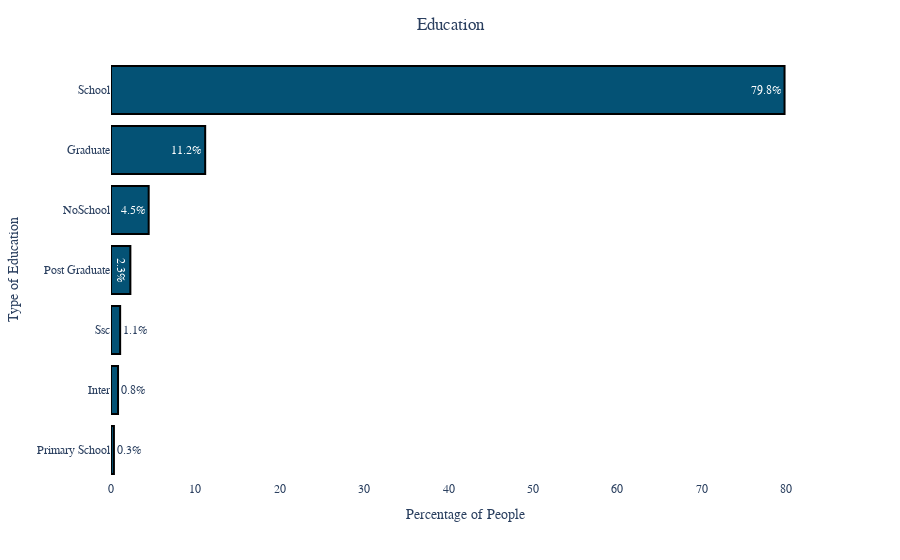

Source (notebook cell):
### Code cell
postPat = re.compile(r'^post.*', flags = re.IGNORECASE)
projectedDataFrame['education'] = projectedDataFrame['education'].str.replace(postPat, 'Post Graduate', regex=True)

educationHist= px.histogram(data_frame= projectedDataFrame,
            y= projectedDataFrame['education'].value_counts().index,
            x= projectedDataFrame['education'].value_counts(),
            text_auto= '.1f',
            labels= {'y': 'Type of Education', 'x': 'People'},
            color_discrete_sequence= colorScheme,
            histnorm= 'percent',
            # height= 540,
            # width= 960)
            )

educationHist.for_each_trace(lambda t: t.update(texttemplate = t.texttemplate + '%'))
educationHist.update_traces(textposition= 'auto', orientation= 'h', marker = {'line': {'width': 2, 'color': 'black'}})
educationHist.update_layout(font= fontStyle, title= 'Education',title_x= 0.5, yaxis= {'categoryorder': 'total ascending'},
                  plot_bgcolor= 'white',
                  yaxis_title= 'Type of Education', xaxis_title= 'Percentage of People')
educationHist.show()

### Figure 1 — Plotly figure (JSON) as saved in the notebook; plotly's stock layout.template omitted (floating-point values rounded to 4 significant figures)
{"data": [{"alignmentgroup": "True", "bingroup": "y", "histfunc": "sum", "histnorm": "percent", "hovertemplate": "percent of sum of People=%{x}<br>Type of Education=%{y}<extra></extra>", "legendgroup": "", "marker": {"color": "rgb(4, 82, 117)", "line": {"color": "black", "width": 2}, "pattern": {"shape": ""}}, "name": "", "offsetgroup": "", "orientation": "h", "showlegend": false, "textposition": "auto", "texttemplate": "%{value:.1f}%", "type": "histogram", "x": [5077, 710, 284, 146, 69, 53, 22], "xaxis": "x", "y": ["School", "Graduate", "NoSchool", "Post Graduate", "Ssc", "Inter", "Primary School"], "yaxis": "y"}], "layout": {"autosize": true, "barmode": "relative", "font": {"family": "Times New Roman"}, "legend": {"tracegroupgap": 0}, "margin": {"t": 60}, "plot_bgcolor": "white", "title": {"text": "Education", "x": 0.5}, "xaxis": {"anchor": "y", "autorange": true, "domain": [0, 1], "range": [0, 84.02], "title": {"text": "Percentage of People"}, "type": "linear"}, "yaxis": {"anchor": "x", "autorange": true, "categoryorder": "total ascending", "domain": [0, 1], "range": [-0.5, 6.5], "title": {"text": "Type of Education"}, "type": "category"}}}
